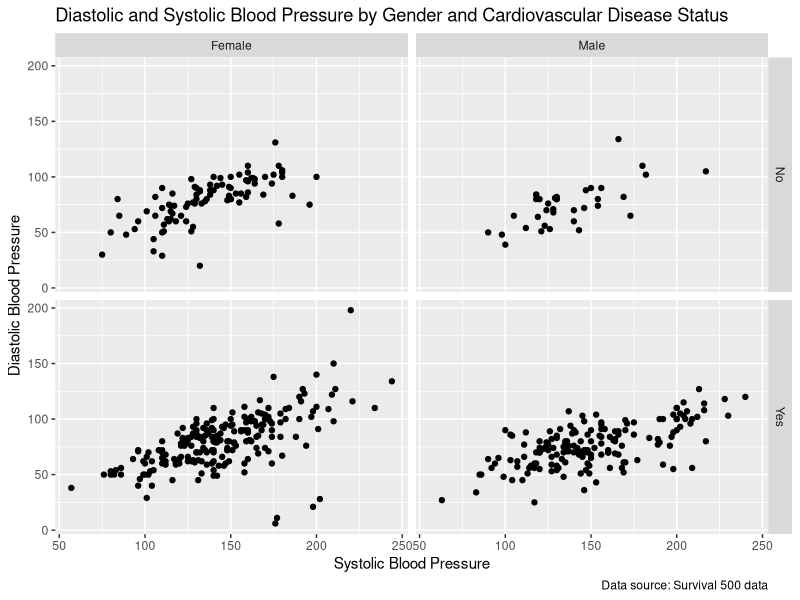

Source code (R): (Note: this script raises an error after producing the figure.)
# CLEANING-UP PLOT FOR JOUNRAL A
library(tidyverse)

surv<-read.csv("data/whas500.csv")%>%
  mutate(LENFOLY = round(LENFOL/365.25, 2), ## change follow-up days to years for better visualization
         AFB_C = ifelse(AFB==1, "Active", "Non-Active"),
         GENDER_C = ifelse(GENDER==1, "Male", "Female"),
         CVD_C = ifelse(CVD==1, "Yes", "No")) 


pubgraph1<-
  ggplot(data = surv, mapping = aes(x =SYSBP , y =DIASBP)) + 
  geom_point() +
  facet_grid(rows = vars(CVD_C), cols = vars(GENDER_C)) +
  labs(title="Diastolic and Systolic Blood Pressure by Gender and Cardiovascular Disease Status",
       x="Systolic Blood Pressure",
       y="Diastolic Blood Pressure",
       caption="Data source: Survival 500 data")

ggplot2::ggsave(filename="images/pubgraph1-dot2.jpg",
                plot=pubgraph1,
                device="jpg",
                dpi = 72,
                width=450,
                height=400,
                units = "px")